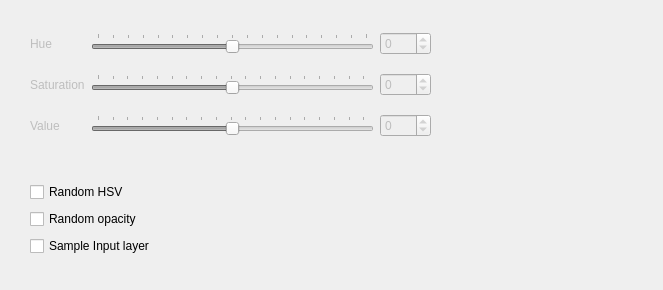
<?xml version="1.0" encoding="UTF-8"?>
<ui version="4.0">
 <class>WdgColorOptions</class>
 <widget class="QWidget" name="WdgColorOptions">
  <property name="geometry">
   <rect>
    <x>0</x>
    <y>0</y>
    <width>663</width>
    <height>290</height>
   </rect>
  </property>
  <property name="sizePolicy">
   <sizepolicy hsizetype="Preferred" vsizetype="Preferred">
    <horstretch>255</horstretch>
    <verstretch>255</verstretch>
   </sizepolicy>
  </property>
  <property name="minimumSize">
   <size>
    <width>425</width>
    <height>200</height>
   </size>
  </property>
  <widget class="QWidget" name="widget" native="true">
   <property name="enabled">
    <bool>false</bool>
   </property>
   <property name="geometry">
    <rect>
     <x>30</x>
     <y>20</y>
     <width>401</width>
     <height>131</height>
    </rect>
   </property>
   <widget class="QWidget" name="layoutWidget">
    <property name="geometry">
     <rect>
      <x>0</x>
      <y>0</y>
      <width>401</width>
      <height>131</height>
     </rect>
    </property>
    <layout class="QGridLayout" name="gridLayout">
     <item row="0" column="0">
      <widget class="QLabel" name="label">
       <property name="text">
        <string>Hue</string>
       </property>
      </widget>
     </item>
     <item row="0" column="1">
      <widget class="QSlider" name="hueSlider">
       <property name="minimum">
        <number>-180</number>
       </property>
       <property name="maximum">
        <number>180</number>
       </property>
       <property name="orientation">
        <enum>Qt::Horizontal</enum>
       </property>
       <property name="tickPosition">
        <enum>QSlider::TicksAbove</enum>
       </property>
       <property name="tickInterval">
        <number>20</number>
       </property>
      </widget>
     </item>
     <item row="0" column="2">
      <widget class="QSpinBox" name="hueBox">
       <property name="minimum">
        <number>-180</number>
       </property>
       <property name="maximum">
        <number>180</number>
       </property>
      </widget>
     </item>
     <item row="1" column="0">
      <widget class="QLabel" name="label_2">
       <property name="text">
        <string>Saturation</string>
       </property>
      </widget>
     </item>
     <item row="1" column="1">
      <widget class="QSlider" name="saturationSlider">
       <property name="minimum">
        <number>-100</number>
       </property>
       <property name="maximum">
        <number>100</number>
       </property>
       <property name="orientation">
        <enum>Qt::Horizontal</enum>
       </property>
       <property name="tickPosition">
        <enum>QSlider::TicksAbove</enum>
       </property>
       <property name="tickInterval">
        <number>11</number>
       </property>
      </widget>
     </item>
     <item row="1" column="2">
      <widget class="QSpinBox" name="saturationBox">
       <property name="minimum">
        <number>-100</number>
       </property>
       <property name="maximum">
        <number>100</number>
       </property>
      </widget>
     </item>
     <item row="2" column="0">
      <widget class="QLabel" name="label_3">
       <property name="text">
        <string>Value</string>
       </property>
      </widget>
     </item>
     <item row="2" column="1">
      <widget class="QSlider" name="valueSlider">
       <property name="minimum">
        <number>-100</number>
       </property>
       <property name="maximum">
        <number>100</number>
       </property>
       <property name="orientation">
        <enum>Qt::Horizontal</enum>
       </property>
       <property name="tickPosition">
        <enum>QSlider::TicksAbove</enum>
       </property>
       <property name="tickInterval">
        <number>11</number>
       </property>
      </widget>
     </item>
     <item row="2" column="2">
      <widget class="QSpinBox" name="valueBox">
       <property name="minimum">
        <number>-100</number>
       </property>
       <property name="maximum">
        <number>100</number>
       </property>
      </widget>
     </item>
    </layout>
   </widget>
  </widget>
  <widget class="QWidget" name="">
   <property name="geometry">
    <rect>
     <x>30</x>
     <y>181</y>
     <width>150</width>
     <height>79</height>
    </rect>
   </property>
   <layout class="QVBoxLayout" name="verticalLayout">
    <item>
     <widget class="QCheckBox" name="randomHSVCHBox">
      <property name="text">
       <string>Random HSV</string>
      </property>
     </widget>
    </item>
    <item>
     <widget class="QCheckBox" name="randomOpacityCHBox">
      <property name="text">
       <string>Random opacity</string>
      </property>
     </widget>
    </item>
    <item>
     <widget class="QCheckBox" name="sampleInputCHBox">
      <property name="text">
       <string>Sample Input layer</string>
      </property>
     </widget>
    </item>
   </layout>
  </widget>
 </widget>
 <tabstops>
  <tabstop>randomOpacityCHBox</tabstop>
  <tabstop>hueSlider</tabstop>
  <tabstop>saturationSlider</tabstop>
  <tabstop>valueSlider</tabstop>
 </tabstops>
 <resources/>
 <connections>
  <connection>
   <sender>hueSlider</sender>
   <signal>valueChanged(int)</signal>
   <receiver>hueBox</receiver>
   <slot>setValue(int)</slot>
   <hints>
    <hint type="sourcelabel">
     <x>323</x>
     <y>50</y>
    </hint>
    <hint type="destinationlabel">
     <x>396</x>
     <y>42</y>
    </hint>
   </hints>
  </connection>
  <connection>
   <sender>hueBox</sender>
   <signal>valueChanged(int)</signal>
   <receiver>hueSlider</receiver>
   <slot>setValue(int)</slot>
   <hints>
    <hint type="sourcelabel">
     <x>409</x>
     <y>51</y>
    </hint>
    <hint type="destinationlabel">
     <x>298</x>
     <y>51</y>
    </hint>
   </hints>
  </connection>
  <connection>
   <sender>saturationSlider</sender>
   <signal>valueChanged(int)</signal>
   <receiver>saturationBox</receiver>
   <slot>setValue(int)</slot>
   <hints>
    <hint type="sourcelabel">
     <x>299</x>
     <y>83</y>
    </hint>
    <hint type="destinationlabel">
     <x>429</x>
     <y>97</y>
    </hint>
   </hints>
  </connection>
  <connection>
   <sender>saturationBox</sender>
   <signal>valueChanged(int)</signal>
   <receiver>saturationSlider</receiver>
   <slot>setValue(int)</slot>
   <hints>
    <hint type="sourcelabel">
     <x>389</x>
     <y>94</y>
    </hint>
    <hint type="destinationlabel">
     <x>305</x>
     <y>93</y>
    </hint>
   </hints>
  </connection>
  <connection>
   <sender>valueSlider</sender>
   <signal>valueChanged(int)</signal>
   <receiver>valueBox</receiver>
   <slot>setValue(int)</slot>
   <hints>
    <hint type="sourcelabel">
     <x>347</x>
     <y>139</y>
    </hint>
    <hint type="destinationlabel">
     <x>390</x>
     <y>114</y>
    </hint>
   </hints>
  </connection>
  <connection>
   <sender>valueBox</sender>
   <signal>valueChanged(int)</signal>
   <receiver>valueSlider</receiver>
   <slot>setValue(int)</slot>
   <hints>
    <hint type="sourcelabel">
     <x>429</x>
     <y>138</y>
    </hint>
    <hint type="destinationlabel">
     <x>347</x>
     <y>139</y>
    </hint>
   </hints>
  </connection>
  <connection>
   <sender>randomHSVCHBox</sender>
   <signal>toggled(bool)</signal>
   <receiver>widget</receiver>
   <slot>setEnabled(bool)</slot>
   <hints>
    <hint type="sourcelabel">
     <x>117</x>
     <y>191</y>
    </hint>
    <hint type="destinationlabel">
     <x>123</x>
     <y>160</y>
    </hint>
   </hints>
  </connection>
 </connections>
</ui>
